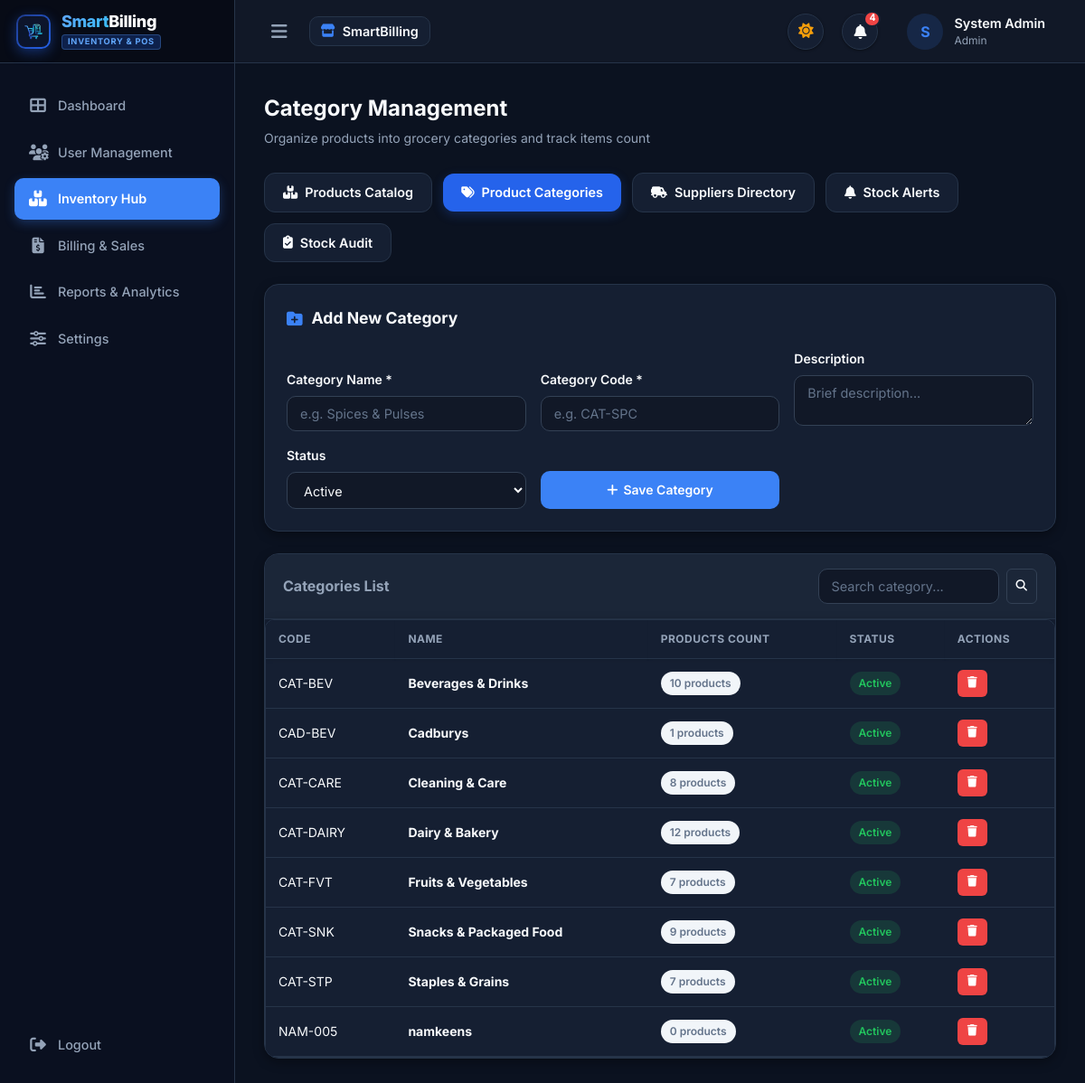
Screenshot of /categories/ (signed in) with the database file from the repository.
### app/models/setting.py (models this page shows, shortened)
class SystemSetting(db.Model):
    __tablename__ = 'system_settings'
    id = db.Column(db.Integer, primary_key=True, autoincrement=True)
    setting_key = db.Column(db.String(50), unique=True, nullable=False, index=True)
    setting_value = db.Column(db.Text, nullable=True)
    description = db.Column(db.String(255), nullable=True)
    updated_at = db.Column(db.DateTime, default=datetime.utcnow, onupdate=datetime.utcnow)
    @classmethod
    def get(cls, key: str, default: str = None) -> str:
        fallback = default if default is not None else DEFAULT_SETTINGS.get(key, '')
        setting = cls.query.filter_by(setting_key=key).first()
        return setting.setting_value if setting and setting.setting_value is not None else fallback
    @classmethod
    def get_bool(cls, key: str, default: bool = False) -> bool:
        val = cls.get(key, 'on' if default else 'off')
        return val.lower() in ['on', 'true', '1', 'yes']

### app/models/user.py (models this page shows, shortened)
class User(UserMixin, db.Model):
    __tablename__ = 'users'
    id = db.Column(db.Integer, primary_key=True, autoincrement=True)
    username = db.Column(db.String(50), unique=True, nullable=False, index=True)
    email = db.Column(db.String(120), unique=True, nullable=False, index=True)
    password_hash = db.Column(db.String(255), nullable=False)
    full_name = db.Column(db.String(100), nullable=False)
    role = db.Column(db.String(20), nullable=False, default='Admin')  # Admin, Manager, Cashier
    status = db.Column(db.String(20), nullable=False, default='Active')  # Active, Inactive
    profile_image = db.Column(db.String(255), nullable=True)
    last_login_at = db.Column(db.DateTime, nullable=True)
    last_login_ip = db.Column(db.String(45), nullable=True)
    created_at = db.Column(db.DateTime, default=datetime.utcnow)
    updated_at = db.Column(db.DateTime, default=datetime.utcnow, onupdate=datetime.utcnow)

### app/models/category.py (models this page shows, shortened)
class Category(db.Model):
    __tablename__ = 'categories'
    id = db.Column(db.Integer, primary_key=True, autoincrement=True)
    name = db.Column(db.String(100), unique=True, nullable=False, index=True)
    code = db.Column(db.String(30), unique=True, nullable=False)
    description = db.Column(db.Text, nullable=True)
    status = db.Column(db.String(20), nullable=False, default='Active')  # Active, Inactive
    created_at = db.Column(db.DateTime, default=datetime.utcnow)
    updated_at = db.Column(db.DateTime, default=datetime.utcnow, onupdate=datetime.utcnow)
    products = db.relationship('Product', backref='category', lazy=True, cascade="all, delete-orphan")

### app/routes/category_routes.py (the view, shortened to what this page needs)
@category_bp.route('/', methods=['GET', 'POST'])
@login_required
def index():
    form = CategoryForm()
    search = request.args.get('search', '', type=str)
    query = Category.query
    if search:
        query = query.filter((Category.name.like(f"%{search}%")) | (Category.code.like(f"%{search}%")))
    categories = query.order_by(Category.name).all()
    return render_template('categories/index.html', categories=categories, form=form, search=search)

### app/validators/forms.py
class CategoryForm(FlaskForm):
    name = StringField('Category Name', validators=[DataRequired(), Length(max=100)])
    code = StringField('Category Code', validators=[DataRequired(), Length(max=30)])
    description = TextAreaField('Description', validators=[Optional()])
    status = SelectField('Status', choices=[('Active', 'Active'), ('Inactive', 'Inactive')], default='Active')

### app/templates/categories/index.html (shortened to what this page needs)
{% extends "base.html" %}
{% block content %}
<div class="page-header">
  <div>
    <h1 class="page-title">Category Management</h1>
    <p class="page-subtitle">Organize products into grocery categories and track items count</p>
  </div>
</div>
{% include "inventory/_hub_tabs.html" %}
<div style="display: flex; flex-direction: column; gap: 24px;">
  <div class="card-table" style="padding: 24px;">
    <h3 style="font-size: 1.1rem; font-weight: 700; margin-bottom: 20px; display: flex; align-items: center; gap: 10px;">
      <i class="fas fa-folder-plus" style="color: var(--primary);"></i> Add New Category
    </h3>
    <form method="POST" action="{{ url_for('category.index') }}">
      <div style="display: grid; grid-template-columns: repeat(auto-fit, minmax(200px, 1fr)); gap: 16px; align-items: end;">
        <div class="form-group" style="margin-bottom: 0;">
          <label class="form-label">Category Name *</label>
          {{ form.name(class="form-control", placeholder="e.g. Spices & Pulses") }}
        </div>
        <div class="form-group" style="margin-bottom: 0;">
          <label class="form-label">Category Code *</label>
          {{ form.code(class="form-control", placeholder="e.g. CAT-SPC") }}
        </div>
        <div class="form-group" style="margin-bottom: 0;">
          <label class="form-label">Description</label>
          {{ form.description(class="form-control", placeholder="Brief description...") }}
        </div>
        <div class="form-group" style="margin-bottom: 0;">
          <label class="form-label">Status</label>
          {{ form.status(class="form-control") }}
        </div>
        <div>
          <button type="submit" class="btn btn-primary" style="width: 100%; height: 42px;">
            <i class="fas fa-plus"></i> Save Category
          </button>
        </div>
      </div>
    </form>
  </div>
  <div class="card-table">
    <div class="table-header">
      <h3 style="font-size: 1rem; font-weight: 700;">Categories List</h3>
      <form method="GET" style="display: flex; gap: 8px;">
        <input type="text" name="search" class="form-control" style="width: 200px;" placeholder="Search category..." value="{{ search }}">
        <button type="submit" class="btn btn-sm btn-secondary"><i class="fas fa-search"></i></button>
      </form>
    </div>
    <div class="table-scroll-container" style="max-height: 580px; overflow-y: auto; position: relative;">
      <table class="custom-table">
      <thead style="position: sticky; top: 0; background: var(--surface); z-index: 5; box-shadow: 0 2px 4px rgba(0,0,0,0.05);">
        <tr>
          <th>Code</th>
          <th>Name</th>
          <th>Products Count</th>
          <th>Status</th>
          <th>Actions</th>
        </tr>
      </thead>
      <tbody>
        {% for cat in categories %}
        <tr>
          <td><code>{{ cat.code }}</code></td>
          <td><strong>{{ cat.name }}</strong></td>
          <td><span class="badge badge-secondary">{{ cat.products|length }} products</span></td>
          <td>
            {% if cat.status == 'Active' %}
              <span class="badge badge-success">Active</span>
            {% else %}
              <span class="badge badge-secondary">Inactive</span>
            {% endif %}
          </td>
          <td>
            <form method="POST" action="{{ url_for('category.delete', id=cat.id) }}" style="display: inline;" onsubmit="event.preventDefault(); promptPasswordConfirmation(this, 'Confirm Delete Category: {{ cat.name }}');">
              <button type="submit" class="btn btn-sm btn-danger" title="Delete">
                <i class="fas fa-trash"></i>
              </button>
            </form>
          </td>
        </tr>
        {% else %}
        <tr><td colspan="5" class="text-center p-4">No categories registered yet.</td></tr>
        {% endfor %}
      </tbody>
    </table>
  </div>
</div>
</div>
{% endblock %}

### app/templates/base.html (shortened to what this page needs)
<!DOCTYPE html>
<html lang="en">
<head>
  <link rel="stylesheet" href="https://cdnjs.cloudflare.com/ajax/libs/font-awesome/6.4.0/css/all.min.css">
  <link rel="stylesheet" href="{{ url_for('static', filename='css/main.css') }}">
</head>
<body data-theme="{{ 'dark' if dark_mode else 'light' }}" data-color="{{ theme_color or 'blue' }}">
<div class="app-container">
  {% if current_user.is_authenticated %}
  <aside class="app-sidebar {% if compact_sidebar %}compact{% endif %}">
    <div class="sidebar-header">
      <div class="brand-logo-wrapper">
        <img src="{{ url_for('static', filename=store_logo or 'images/logo.png') }}" alt="Logo" class="brand-logo-img">
      </div>
      <div class="brand-title-group">
        <span class="brand-title-animated"><span class="brand-title-highlight">Smart</span>Billing</span>
        <span class="brand-subtitle-badge">INVENTORY & POS</span>
      </div>
    </div>
    <nav class="sidebar-nav">
      <a href="{{ url_for('dashboard.index') }}" class="nav-link {% if request.endpoint == 'dashboard.index' %}active{% endif %}">
        <i class="fas fa-th-large"></i> <span>Dashboard</span>
      </a>
      <a href="{{ url_for('user.index') }}" class="nav-link {% if request.endpoint and ('user.' in request.endpoint or 'activity.' in request.endpoint) %}active{% endif %}">
        <i class="fas fa-users-cog"></i> <span>User Management</span>
      </a>
      <a href="{{ url_for('product.index') }}" class="nav-link {% if request.endpoint and ('product.' in request.endpoint or 'category.' in request.endpoint or 'inventory.' in request.endpoint) %}active{% endif %}">
        <i class="fas fa-boxes-stacked"></i> <span>Inventory Hub</span>
      </a>
      <a href="{{ url_for('billing.billing_dashboard') }}" class="nav-link {% if request.endpoint and 'billing.' in request.endpoint %}active{% endif %}">
        <i class="fas fa-file-invoice-dollar"></i> <span>Billing & Sales</span>
      </a>
      <a href="{{ url_for('report.index') }}" class="nav-link {% if request.endpoint and 'report.' in request.endpoint %}active{% endif %}">
        <i class="fas fa-chart-bar"></i> <span>Reports & Analytics</span>
      </a>
      <a href="{{ url_for('setting.index') }}" class="nav-link {% if request.endpoint and 'setting.' in request.endpoint %}active{% endif %}">
        <i class="fas fa-sliders"></i> <span>Settings</span>
      </a>
      <a href="#" onclick="openLogoutModal(); return false;" class="nav-link text-danger" style="margin-top: auto;">
        <i class="fas fa-right-from-bracket"></i> <span>Logout</span>
      </a>
    </nav>
  </aside>
  {% endif %}
  <main class="app-main {% if not current_user.is_authenticated %}no-sidebar{% endif %}">
    {% if current_user.is_authenticated %}
    <header class="app-navbar">
      <div class="navbar-left">
        <button class="sidebar-toggle" id="sidebarToggle" title="Toggle Sidebar"><i class="fas fa-bars"></i></button>
        <div class="navbar-brand-badge">
          <i class="fas fa-store" style="color: var(--primary);"></i>
          <span>{{ store_name or 'SmartBilling Portal' }}</span>
        </div>
      </div>
      <div class="navbar-right">
        <button class="theme-toggle-btn" id="navThemeToggleBtn" onclick="toggleTheme()" title="Switch to Night Mode">
          <i class="fas fa-moon" id="navThemeToggleIcon"></i>
        </button>
        <div class="notif-bell-wrapper" id="notifBellWrapper">
          <button class="notif-bell-btn" id="notifBellBtn" onclick="toggleNotifPanel(event)" title="Notifications">
            <i class="fas fa-bell"></i>
            {% if nav_notif_count > 0 %}
              <span class="notif-badge">{{ nav_notif_count if nav_notif_count < 99 else '99+' }}</span>
            {% endif %}
          </button>
              {% set alert_count = nav_notifications | selectattr('type', 'in', ['warning', 'danger']) | list | length %}
        </div>
        <a href="{{ url_for('profile.index') }}" class="user-profile-btn">
          <div class="avatar">
            {% if current_user.profile_image %}
              <img src="{{ url_for('static', filename=current_user.profile_image) }}" alt="Avatar" style="width:100%;height:100%;border-radius:50%;">
            {% else %}
              {{ (current_user.full_name or current_user.username or 'U')[0] }}
            {% endif %}
          </div>
          <div>
            <div style="font-weight: 600; font-size: 0.9rem;">{{ current_user.full_name }}</div>
            <div style="font-size: 0.75rem; color: var(--text-muted);">{{ current_user.role }}</div>
          </div>
        </a>
      </div>
    </header>
    {% endif %}
    <div class="content-wrapper">
      {% block content %}{% endblock %}
    </div>
  </main>
</div>
</body>
</html>

### rows the page displays
SystemSetting: setting_value "SmartBilling"
User: full_name "S", full_name "System Admin", role "Admin"
Category: code "CAT-BEV", name "Beverages & Drinks", products|length "10", status "Active"
Category: code "CAD-BEV", name "Cadburys", products|length "1", status "Active"
Category: code "CAT-CARE", name "Cleaning & Care", products|length "8", status "Active"
Category: code "CAT-DAIRY", name "Dairy & Bakery", products|length "12", status "Active"
Category: code "CAT-FVT", name "Fruits & Vegetables", products|length "7", status "Active"
Category: code "CAT-SNK", name "Snacks & Packaged Food", products|length "9", status "Active"
Category: code "CAT-STP", name "Staples & Grains", products|length "7", status "Active"
Category: code "NAM-005", name "namkeens", products|length "0", status "Active"

### other values shown
{{ nav_notif_count if nav_notif_count < 99 else '99+' }} "4"
